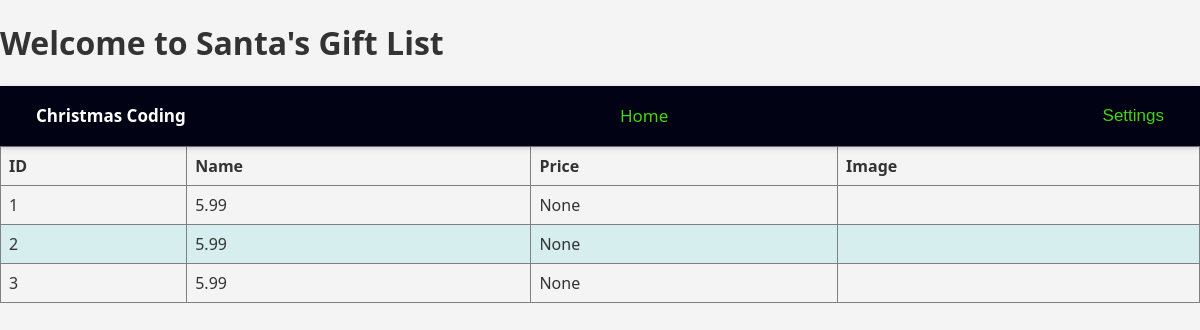
/gift_list, run on an earlier commit of the app's database.
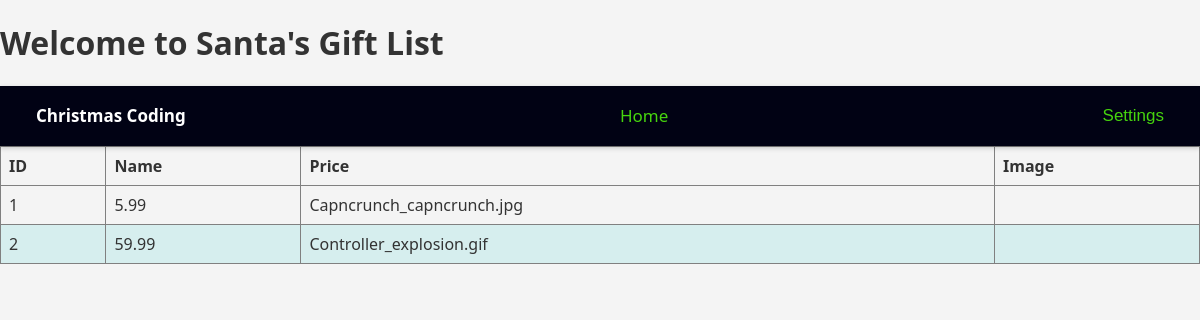
And on a later commit of the database.
### tables this page shows
CREATE TABLE gifts (
                     id INTEGER PRIMARY KEY AUTOINCREMENT,
                     name TEXT NOT NULL,
                     price REAL NOT NULL,
                     image TEXT NOT NULL
                     );

### app.py (the view)
@app.route('/gift_list')
def gift_list():
    with sqlite3.connect(DATABASE) as conn:
        gifts = conn.execute('SELECT * FROM gifts').fetchall()
    return render_template('gift_list.html', gifts=gifts)

### templates/gift_list.html (shortened to what this page needs)
<!DOCTYPE html>
<html lang="en">
<head>
    <link rel="stylesheet" href="{{ url_for('static', filename='styles.css') }}">
</head>
<body>
    <h1> Welcome to Santa's Gift List </h1>
    <div class="topnav">
        <span class="brand">Christmas Coding</span>
        <a href="/">Home</a>
        <div class="dropdown">
            <button class="dropbtn">Settings</button>
        </div>
    </div>
    <table border="1" id="giftsTable">
        <thead>
            <tr>
                <th onclick="sortTable(0)">ID</th>
                <th onclick="sortTable(1)">Name</th>
                <th onclick="sortTable(2)">Price</th>
                <th onclick="sortTable(3)">Image</th>
            </tr>
        </thead>
        <tbody>
            {% for gift in gifts %}
            <tr>
                <td>{{ gift[0] }}</td>
                <td>{{ gift[2] }}</td>
                <td>{{ gift[3] }}</td>
                <td>{{ gift[4] }}</td>
            </tr>
            {% endfor %}
        </tbody>
    </table>
</body>

### static/styles.css (style rules this page uses)
body { font-family: 'Segoe UI', Tahoma, Geneva, Verdana, sans-serif; color: #333; margin: 0; padding: 0; background-color: #f4f4f4; transition: background-color 0.3s, color 0.3s; }
.topnav { background-color: #010214; padding: 0 20px; display: flex; justify-content: space-between; align-items: center; height: 60px; box-shadow: 0 2px 5px rgba(0,0,0,0.2); position: relative; z-index:10; }
.topnav a, .dropbtn, .brand { color: #46d40e; text-align: center; padding: 14px 16px; text-decoration: none; font-size: 17px; }
.brand { font-weight: bold; color: white; }
.dropdown { position: relative; display: inline-block; }
.dropbtn { background-color: inherit; border: none; cursor: pointer; }
table { border-collapse: collapse; width: 100%; }
th, td { text-align: left; padding: 8px; }
tr:nth-child(even) { background-color: #D6EEEE; }

What changed in the data, as far as the page shows it:
removed gifts: id "3", price "5.99", gift "None"
changed gifts id 1: image "None" → "Capncrunch_capncrunch.jpg"
changed gifts id 2: price "5.99" → "59.99"; image "None" → "Controller_explosion.gif"
